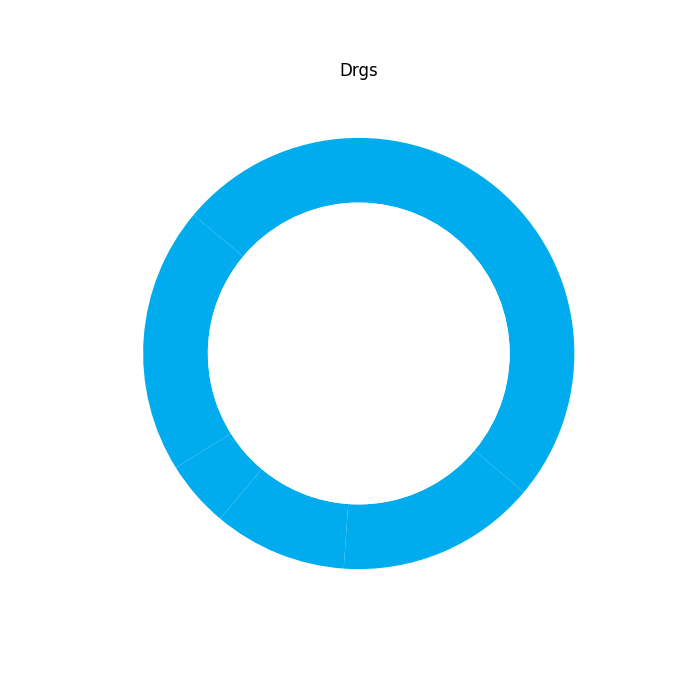

The script that drew this image:
import matplotlib.pyplot as plt

creatures = ['Elves', 'Fae', 'Dwarfs', 'Wiz', 'Trolls', 'Drgs']
snacks = ['Pixie Dnts', 'Ench Apples', 'Mys Muffins', 'Splbnd Scones', 'Char Chews']

data = {
    'Elves': [40, 20, 15, 10, 15],
    'Fae': [25, 40, 10, 20, 5],
    'Dwarfs': [30, 10, 30, 20, 10],
    'Wiz': [20, 25, 20, 25, 10],
    'Trolls': [10, 15, 35, 5, 35],
    'Drgs': [20, 5, 10, 15, 50]
}

# Use a consistent single color for all groups
single_color = ['#00aced']

def plot_creature_pie_chart(data, creature, single_color):
    fig, ax = plt.subplots(figsize=(7, 7))
    
    ax.pie(
        data,
        labels=None,
        autopct=None,
        startangle=140,
        colors=single_color,
        wedgeprops=dict(width=0.3, edgecolor='none'),
        pctdistance=0.85
    )
  
    centre_circle = plt.Circle((0, 0), 0.70, fc='white')
    fig.gca().add_artist(centre_circle)
    
    ax.set(aspect="equal", title=f'{creature}')
    
    plt.show()

for creature, data in data.items():
    plot_creature_pie_chart(data, creature, single_color)
